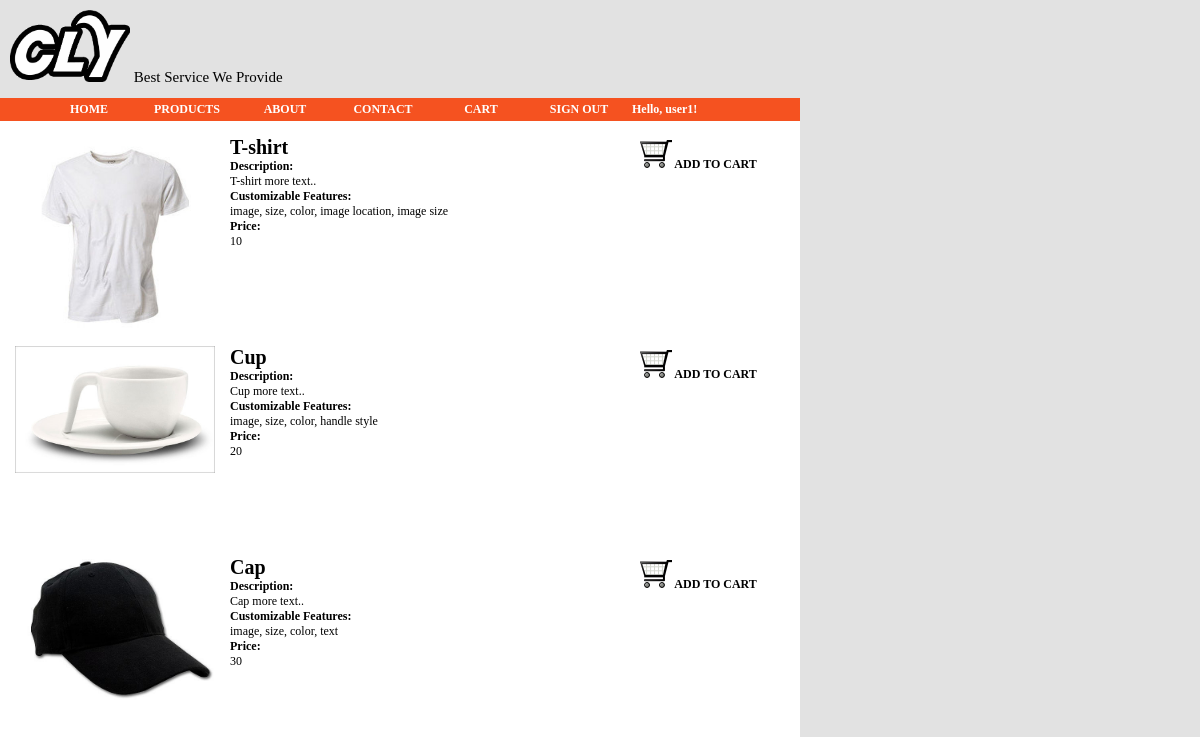
The page /products.php (signed in) on the database its author committed.
### tables this page shows
CREATE TABLE IF NOT EXISTS users (
id INTEGER NOT NULL AUTO_INCREMENT PRIMARY KEY,
username VARCHAR(10) NOT NULL,
password VARCHAR(32) NOT NULL,
is_admin INTEGER NOT NULL DEFAULT 0
);

CREATE TABLE IF NOT EXISTS products (
id INTEGER NOT NULL AUTO_INCREMENT PRIMARY KEY,
name VARCHAR(50) NOT NULL,
description VARCHAR(1024) NOT NULL,
price DOUBLE NOT NULL,
attr_list VARCHAR(50) NOT NULL,
sample_image VARCHAR(70) NOT NULL
);

### classes/Mysql.php (called while the page is built, shortened)
<?php
class Mysql{
  static public function query($str, $limit=SQL_MULTIPLE_ROWS){
    $result=mysql_query($str);
    if($limit==SQL_SINGLE_VALUE){
      if(mysql_num_rows($result)!=1) return false;
      else return mysql_result($result, 0);
    }else if($limit==SQL_SINGLE_ROW){
      if(mysql_num_rows($result)!=1) return false;
      else return mysql_fetch_assoc($result);
    }else{
      $ret=array();
      if($result!==true){
        while($row=mysql_fetch_assoc($result)) $ret[]=$row;
        return $ret;
      }else return true;
    }
  }
}
?>

### inc.php (called while the page is built, shortened)
<?php
$user = User::logged_in_user();
function sql($query, $limit=1003){
  return Mysql::query($query, $limit);
}
?>

### classes/User.php (called while the page is built, shortened)
<?php
class User {
  private $username;
  private $is_admin;
  function __construct($id){
    $info = sql("SELECT * FROM users WHERE id = $id", SQL_SINGLE_ROW);
    $this->username = $info["username"];
    $this->is_admin = (intval($info["is_admin"]) == 1);
  }
  function is_admin(){
    return $this->is_admin;
  }
  function get_name(){
    return $this->username;
  }
  static function logged_in_user(){
    if(@isset($_SESSION["user_id"])) return new User($_SESSION["user_id"]);
    else return false;
  }
}
?>

### classes/Product.php (called while the page is built, shortened)
<?php
class Product {
  private $info = array();
  private function __construct($info){
    $this->info = array_merge($this->info, $info);
    $this->info["attr_list"] = explode(",", $this->info["attr_list"]);
  }
  static function get_all_products(){
    $products = sql("SELECT * FROM products ORDER BY id");
    foreach($products as $product) $ret[] = new Product($product);
    return $ret;
  }
  function get_id(){ return $this->info["id"]; }
  function get_name(){ return $this->info["name"]; }
  function get_description(){ return $this->info["description"]; }
  function get_price(){ return $this->info["price"]; }
  function get_sample_image(){ return $this->info["sample_image"]; }
  function get_attr_list(){ return $this->info["attr_list"]; }
}
?>

### products.php (the view)
<?php
include 'inc.php';
$products = Product::get_all_products();
include 'header.php';
include 'menu.php';
?>
<div id="content">
  <?php foreach($products as $product){ ?>
    <div class="products-block">
      <div class="products-img-container">
        <img src="<?php echo $product->get_sample_image(); ?>" />
      </div>
      <div class="products-desc-container">
        <h4><?php echo $product->get_name(); ?></h4>
        <h5>Description: </h5>
          <span class="products-desc-text"><?php echo $product->get_description(); ?></span>
        <h5>Customizable Features: </h5>
          <span class="products-attr-list"><?php echo implode(", ", $product->get_attr_list()); ?></span>
        <h5>Price: </h5>
           <span class="products-price-text"><?php echo $product->get_price(); ?></span>
      </div>
      <div class="products-buy-container">
        <a onclick="show_product_box(<?php echo $product->get_id(); ?>); return false"
           href="add_product.php?id=<?php echo $product->get_id(); ?>">
          <img src="images/cart.png" alt="cart icon" /> Add to Cart
        </a>
      </div>
    </div>
  <?php } ?>
</div>
<?php
include 'footer.php';
?>

### menu.php (shortened to what this page needs)
<div id="menu">
   		<ul>
   				<li><a href="index.php">Home</a></li>
   				<li><a href="products.php">Products</a></li>
   				<li><a href="about.php">About</a></li>
   				<li><a href="contact.php">Contact</a></li>
   				<li><a href="cart.php">Cart</a></li>
    <li>
   <div id="login">
 <?php if(!$user){ ?>
   <div><a href="login.php" id="sign-in">Sign In</a></div>
   <div id="sign-in-box" style="display: none;">
   <form method="post" action="login.php">
     <p>
       <label for="username">Username</label>
       <input type="text" name="username" size="10" />
     </p>
     <p>
       <label for="password">Password</label>
       <input type="password" name="password" size="10" />
     </p>
     <input type="submit" value="Sign In" />
   </form>
   </div>
   </li>
 <?php }else{ ?>
   <a href="logout.php">Sign Out</a></div>
   </li>
  <?php if(!($user->is_admin())){ ?>
   <li>
   <div id="user">
     Hello, <?php echo $user->get_name(); ?>!
   </div>
   </li>
<?php } ?>
 <?php } ?>
   		</ul>
   </div>

### stylesheet.css (style rules this page uses)
body { border: 0; margin: 0; font-size: 12px; background-color: #E2E2E2; }
#menu { width: 800px; height: 23px; background-color: #F55220; }
#menu ul { background-color: #F55220; }
#menu li { display: inline; float: left; }
#user { font-weight: bold; font-size: 12px; color: #FFFFFF; padding: 4px; }
#menu a:link, #menu a:visited { display: block; width: 90px; font-weight: bold; font-size: 12px; color: #FFFFFF; background-color: #F55220; text-align: center; padding: 4px; text-decoration: none; text-transform: uppercase; }
#content { width: 790px; padding: 5px; height: 1200px; background-color: #FFFFFF; margin: 0; clear: both; }
.products-block { padding: 5px; height: 130px; width: 800px; }
.products-img-container { float: left; width: 200px; height: 200px; }
.products-img-container img { width: 200px; padding: 5px; }
.products-desc-container { float: left; height: 200px; width: 400px; padding: 5px; margin-left: 15px; }
.products-buy-container { float: left; height: 200px; width: 120px; padding: 5px; }
.products-buy-container img { width: 32px; border: 0; }
.products-buy-container a { text-decoration: none; font-weight: bold; color: #000000; text-transform: Uppercase; }
h4 { font-size: 20px; margin: 0; }
h5 { font-size: 12px; font-weight: bold; margin: 0; }

### rows shown on the page
users: username "user1"
products: sample_image (picture), name "T-shirt", description "T-shirt more text..", attr_list "image, size, color, image location, image size", price "10"
products: sample_image (picture), name "Cup", description "Cup more text..", attr_list "image, size, color, handle style", price "20"
products: sample_image (picture), name "Cap", description "Cap more text..", attr_list "image, size, color, text", price "30"
